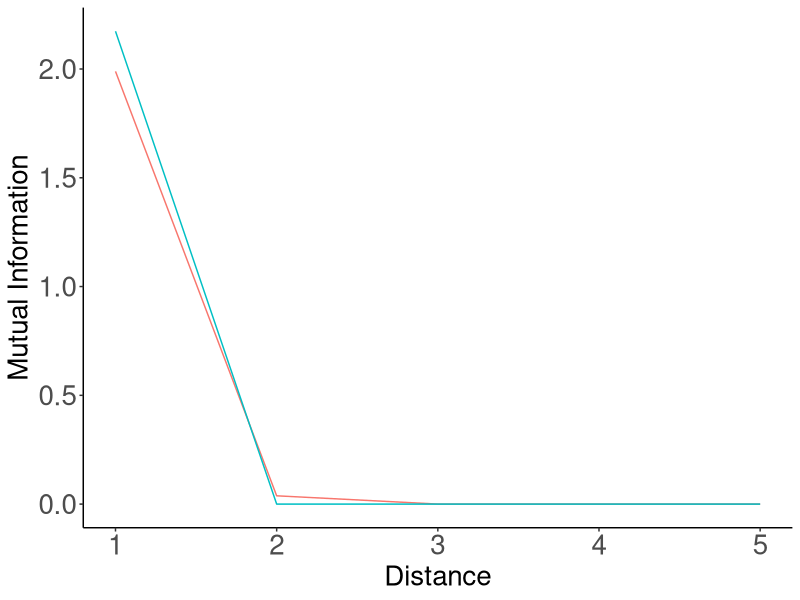
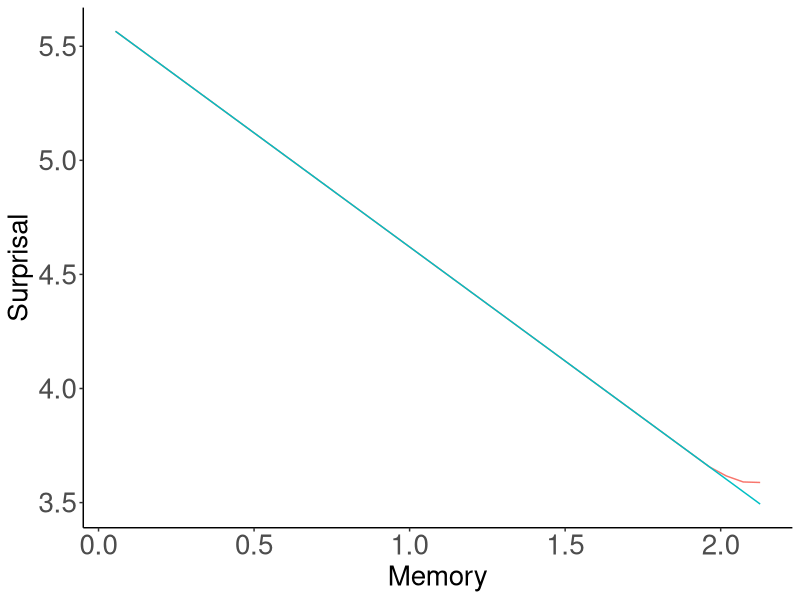
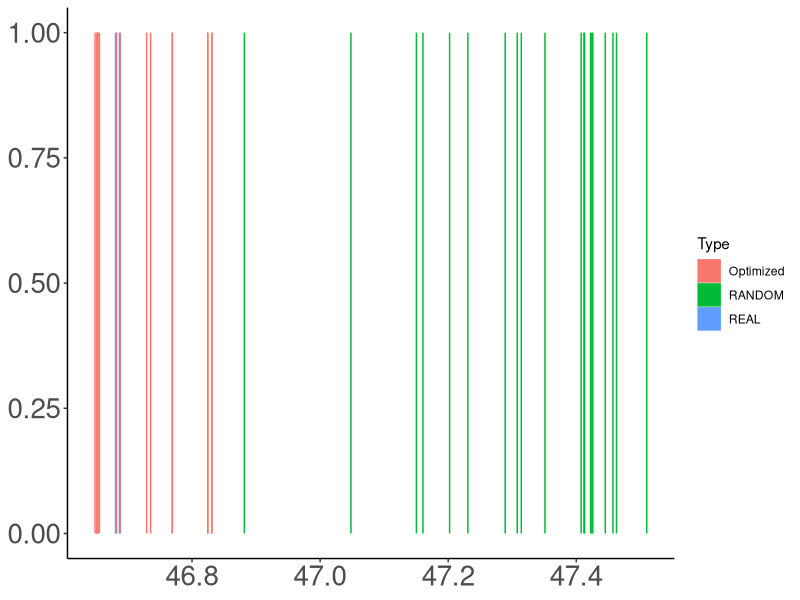
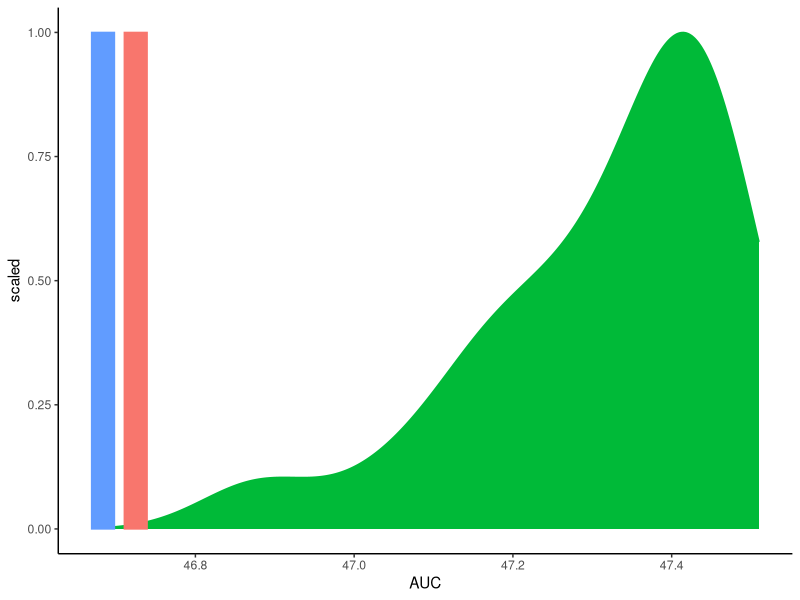

Here is the R script that generated these plots, in order:
library(tidyr)
library(dplyr)
library(ggplot2)

######################################

data = read.csv("results.tsv", sep="\t")


data = data %>% filter(Script == "forWords_Japanese_RandomOrder_Normalized_FullData_Heldout.py")

unigramCE = mean(data$UnigramCE)

data$Type = ifelse(data$Model %in% c("REAL", "RANDOM", "REVERSE"), as.character(data$Model), "Optimized")

data_ = data %>% group_by(Distance, Type) %>% summarise(MI=median(MI))
data_ = data_ %>% filter(Distance < 5)
data_ = data_ %>% filter(Type %in% c("REAL", "RANDOM"))
plot = ggplot(data_, aes(x=1+Distance, y=MI, color=Type)) + geom_line()
plot = plot + theme_bw()
plot = plot + xlab("Distance") + ylab("Mutual Information")
plot = plot + theme(axis.title.x=element_text(size=20), axis.title.y=element_text(size=20), axis.text = element_text(size=20))
plot = plot + theme(panel.grid.major = element_blank(), panel.grid.minor = element_blank(), panel.background = element_blank(), legend.position="none")
plot = plot + theme(axis.line = element_line(colour = "black"),
            panel.grid.major = element_blank(),
                panel.grid.minor = element_blank(),
                panel.border = element_blank(),
                    panel.background = element_blank())
ggsave(plot, file=paste("figures/Japanese-suffixes-byMorphemes-it-heldout.pdf", sep=""), height=4, width=4)

data = read.csv("results_interpolated.tsv", sep="\t")


data = data %>% filter(Script == "forWords_Japanese_RandomOrder_Normalized_FullData_Heldout.py")

data = data %>% group_by(Type, Memory) %>% summarise(Surprisal=unigramCE-median(MI))

data_ = data %>% filter(Type %in% c("REAL", "RANDOM"))

plot = ggplot(data_, aes(x=Memory, y=Surprisal, color=Type)) + geom_line() #size=2)
plot = plot + theme_bw()
plot = plot + theme(axis.title.x=element_text(size=20), axis.title.y=element_text(size=20), axis.text = element_text(size=20))
plot = plot + theme(panel.grid.major = element_blank(), panel.grid.minor = element_blank(), panel.background = element_blank(), legend.position="none")
plot = plot + theme(axis.line = element_line(colour = "black"),
            panel.grid.major = element_blank(),
                panel.grid.minor = element_blank(),
                panel.border = element_blank(),
                    panel.background = element_blank())
ggsave(plot, file=paste("figures/Japanese-suffixes-byMorphemes-memsurp-heldout.pdf", sep=""), height=4, width=4)


######################################

data = read.csv("results_auc.tsv", sep="\t")

data = data %>% filter(Script == "forWords_Japanese_RandomOrder_Normalized_FullData_Heldout.py")


data$Type = ifelse(data$Model %in% c("REAL", "RANDOM", "REVERSE"), as.character(data$Model), "Optimized")

data_ = data %>% filter(Type %in% c("REAL", "RANDOM", "Optimized"))


plot = ggplot(data_, aes(x=AUC, y=1, color=Type, fill=Type)) + geom_bar(stat="identity") #size=2)
plot = plot + theme_bw()
plot = plot + theme(axis.title.x=element_blank(), axis.title.y=element_blank(), axis.text = element_text(size=20))
plot = plot + theme(panel.grid.major = element_blank(), panel.grid.minor = element_blank(), panel.background = element_blank()) #, legend.position="none")
plot = plot + theme(axis.line = element_line(colour = "black"),
            panel.grid.major = element_blank(),
                panel.grid.minor = element_blank(),
                panel.border = element_blank(),
                    panel.background = element_blank())
ggsave(plot, file=paste("figures/Japanese-suffixes-byMorphemes-auc-heldout.pdf", sep=""), height=4, width=4)

barWidth = (max(data$AUC) - min(data$AUC))/30

plot = ggplot(data_, aes(x=AUC, fill=Type, color=Type))
plot = plot + theme_classic()
plot = plot + theme(legend.position="none")
plot = plot + geom_density(data= data_%>%filter(Type == "RANDOM"), aes(y=..scaled..)) 
plot = plot + geom_bar(data = data_ %>% filter(!(Type %in% c("RANDOM"))) %>% group_by(Type) %>% summarise(AUC=mean(AUC)) %>% mutate(y=1),  aes(y=y, group=Type), width=barWidth, stat="identity", position = position_dodge())
ggsave(plot, file=paste("figures/Japanese-suffixes-byMorphemes-auc-hist-heldout.pdf", sep=""), height=4, width=4)



